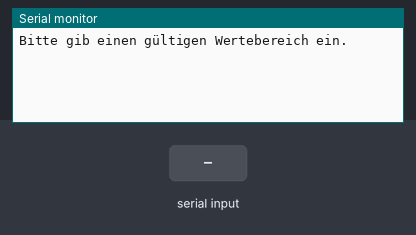
This sketch was run on a simulated Arduino Uno, built with avr-gcc and run on an emulated ATmega328P. Shown: the last lines printed to the serial monitor. The inputs (shaded band) are chosen by the test bench.

Above: at 1.2 s.
1.3 s: "90,45\n" received over Serial
At 2.5 s:
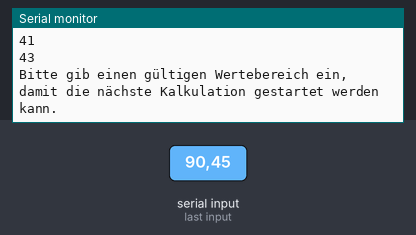
2.8 s: "30,150\n" received over Serial
At 4.9 s:
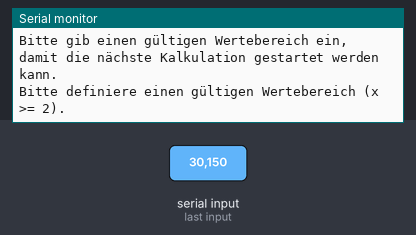
Timing chart, 0 to 6.4 s (numbered marks = the images above; inputs shaded):
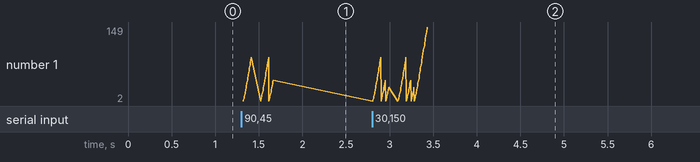

The sketch:

Primzahlen.ino
```cpp
/*
 Name:		Primzahlen.ino
 Created:	09.11.2018 20:56:06
 Author:	Johannes
*/

int size = 1;
int* arr = new int[size];

// the setup function runs once when you press reset or power the board
void setup() {
	Serial.begin(9600);
	Serial.println("Bitte gib einen gültigen Wertebereich ein.");
}

// the loop function runs over and over again until power down or reset
void loop() {

	if (Serial.available()) {

		int i = Serial.parseInt();
		if (i < 2) {
			Serial.println("Bitte definiere einen gültigen Wertebereich (x >= 2).");
			return;
		}

		findPrimenumbers(i);

		for (int x = 0; x < size; x++) {
			if (arr[x] != NULL) Serial.println(arr[x]);
		}

		Serial.println("Bitte gib einen gültigen Wertebereich ein, damit die nächste Kalkulation gestartet werden kann.");

	}

}

void findPrimenumbers(int range) {
	for (int x = 2; x <= range; x++) { //0 und 1 sind keine Primzahlen
		boolean isPrime = true;
		for (int y = 1; y <= x; y++) {
			if (x % y == 0 && y != x && y != 1) { //Wenn x geteilt durch y keinen Rest ergibt und y weder x noch 1 entspricht, so handelt es sich um keine Primzahl.
				isPrime = false;
				break;
			}
		}
		if (isPrime) addToArray(x);
	}
}

void addToArray(int value) {
	int s = countArray();
	int x = 1;

	int* arr2 = new int[size];

	while (s >= size) { //Arraygröße erhöhen
		delete[] arr2;
		arr2 = new int[s + x];
		x++;
		size++;
	}

	if (s >= size) { //Arrays "austauschen"
		for (int v = 0; v < s; v++) {
			arr2[v] = arr[v];
		}

		arr = arr2;
	}

	arr[s] = value;
}

int countArray() {
	int count = 0;
	for (int x = 0; x < size; x++) {
		if (arr[x] != NULL) count++; //Prüfen, ob die Stelle x im Array besetzt ist.
	}
	return count;
}
```

Measured:
- after the input at 1.3 s, the serial monitor: prints a new line at once (image 1)
- after the input at 2.8 s, the serial monitor: prints a new line after 0.58 s (image 2)
- plotted number 1: 43 → 149 after the input at 2.8 s
